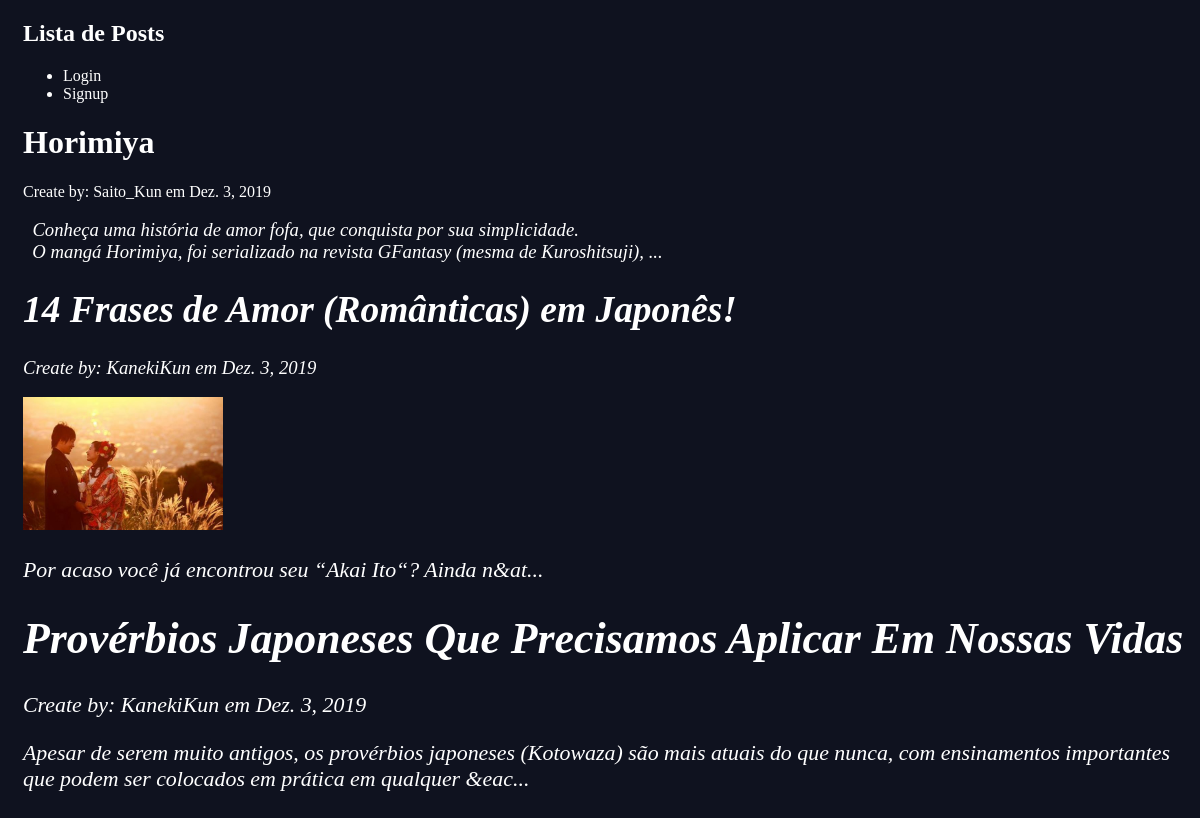
The app's page /, older data.
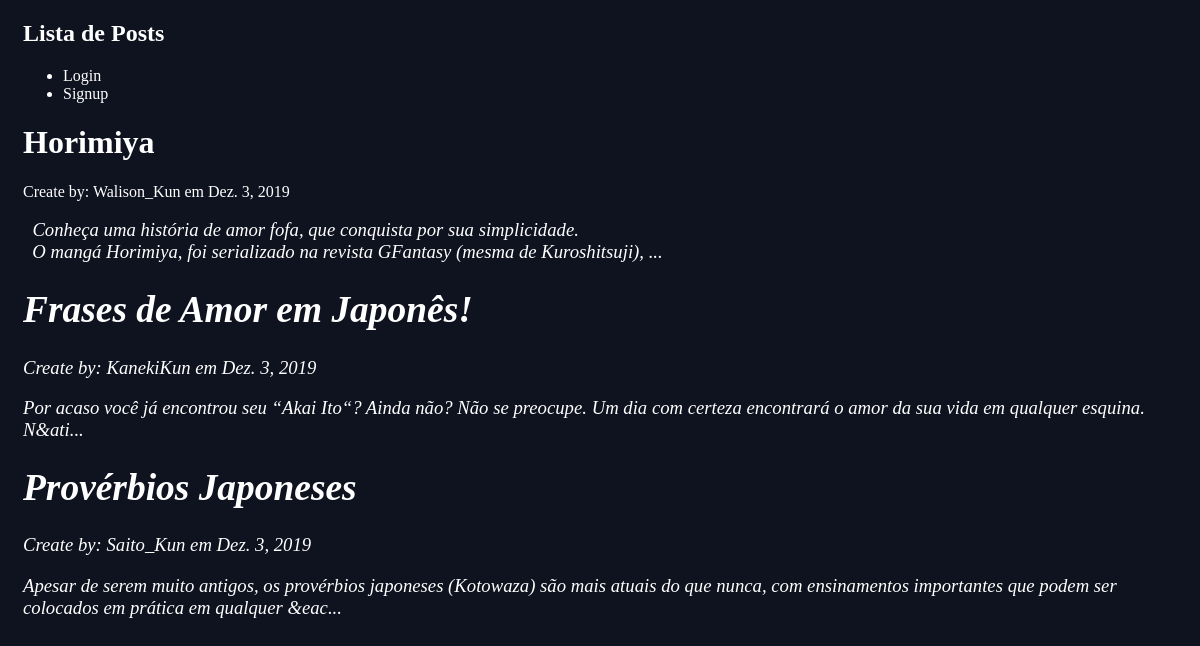
The same page, newer data.
### blog/models.py (models this page shows, shortened)
class Post(models.Model):
    titulo = models.CharField(max_length=255)
    resumo = RichTextField()
    conteudo = RichTextUploadingField()
    dt_cri_post = models.DateField(auto_now_add=True)
    autor = models.ForeignKey(User, default=None, on_delete=models.PROTECT)
    def snippet(self):
        return self.resumo[:200] +'...'

### blog/views.py (the view)
# urls.py: path('', views.post_list, name='list'),
def post_list(request):
    post = Post.objects.all().order_by('dt_cri_post')
    return render(request, 'blog/post_list.html', {'post': post})

### blog/templates/blog/post_list.html
{% extends 'base_layout.html' %}
{% block content %}
    <div class="post">
        {% for post in post %}
        <h1>
          <a href="{% url 'blog:detail' pk=post.pk %}"> {{ post.titulo }} <a>
        </h1>
        <p> Create by: {{post.autor}} em {{ post.dt_cri_post}} </p>
        <p> {{ post.snippet|safe }} </p>
        {% endfor %}
    </div>
{% endblock %}

Row changes from the older to the newer data that the page shows:
changed Post "Horimiya": autor "Saito_Kun" → "Walison_Kun"
changed Post "KanekiKun": titulo "14 Frases de Amor (Românticas) em Japonês!" → "Frases de Amor em Japonês!"; snippet "Por acaso você já encontrou seu “Akai Ito“? Ainda n&at..." → "Por acaso você já encontrou seu “Akai Ito“? Ainda não? Não se preocupe. Um dia com certeza encontrará o amor da sua vida em qualquer esquina. N&ati..."; snippet: picture removed
changed Post: titulo "Provérbios Japoneses Que Precisamos Aplicar Em Nossas Vidas" → "Provérbios Japoneses"; autor "KanekiKun" → "Saito_Kun"
